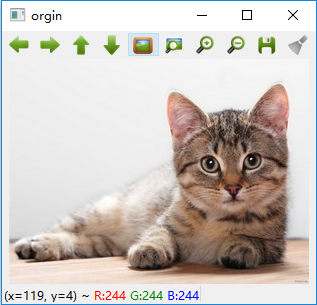
#> input picture imgs/22.png, 317 x 305 px
$ python plot_show_multi.py
#> lines starting #> are read from the running program, lines starting #| are printed output that depends on the picture
# -*- coding:utf-8 -*-
import matplotlib.pyplot as plt
import cv2 as cv
import numpy as np


# 加载原图,彩色的，默认是BGR
img=cv.imread("imgs/22.png")
#> img is the input picture: shape (305, 317, 3); mean B, G, R 192.8, 198, 205.2

#  用于存储所有弹框的图片集合
psw=[]

# 转成RGB模式，否则plot不能正常识别
color_img=cv.cvtColor(img,cv.COLOR_BGR2RGB)

# 放入集合
psw.append(("BGR_SHOW",img))
psw.append(("RGB_SHOW",color_img))


# 获取个数
plot_number=len(psw)
#> plot_number = 2


# 设置每列显示的窗体个数
cols=2
# 行数自动推算
rows=plot_number/cols+1
#> rows = 2


# 打印所有的图片
for index in range(plot_number):
    plt.subplot(rows, cols, index + 1)
    plt.imshow(psw[index][1], cmap = "gray")
    plt.title(psw[index][0], fontsize=8)
    plt.xticks([]), plt.yticks([])  # 隐藏坐标轴

plt.show()
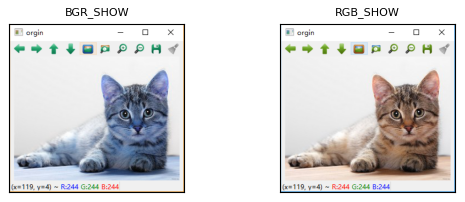
#> figure drawn by matplotlib, 2 panels; B, G, R data is drawn as R, G, B
